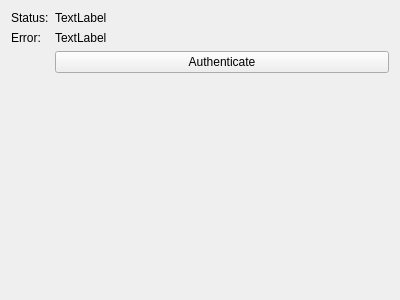
<?xml version="1.0" encoding="UTF-8"?>
<ui version="4.0">
 <class>Form</class>
 <widget class="QWidget" name="Form">
  <property name="geometry">
   <rect>
    <x>0</x>
    <y>0</y>
    <width>400</width>
    <height>300</height>
   </rect>
  </property>
  <property name="windowTitle">
   <string>Form</string>
  </property>
  <layout class="QFormLayout" name="formLayout">
   <item row="0" column="0">
    <widget class="QLabel" name="label">
     <property name="text">
      <string>Status:</string>
     </property>
    </widget>
   </item>
   <item row="0" column="1">
    <widget class="QLabel" name="statusLabel">
     <property name="text">
      <string>TextLabel</string>
     </property>
    </widget>
   </item>
   <item row="1" column="0">
    <widget class="QLabel" name="label_2">
     <property name="text">
      <string>Error:</string>
     </property>
    </widget>
   </item>
   <item row="1" column="1">
    <widget class="QLabel" name="errorLabel">
     <property name="text">
      <string>TextLabel</string>
     </property>
    </widget>
   </item>
   <item row="2" column="1">
    <widget class="QPushButton" name="pushButton">
     <property name="text">
      <string>Authenticate</string>
     </property>
    </widget>
   </item>
  </layout>
 </widget>
 <resources/>
 <connections/>
</ui>
